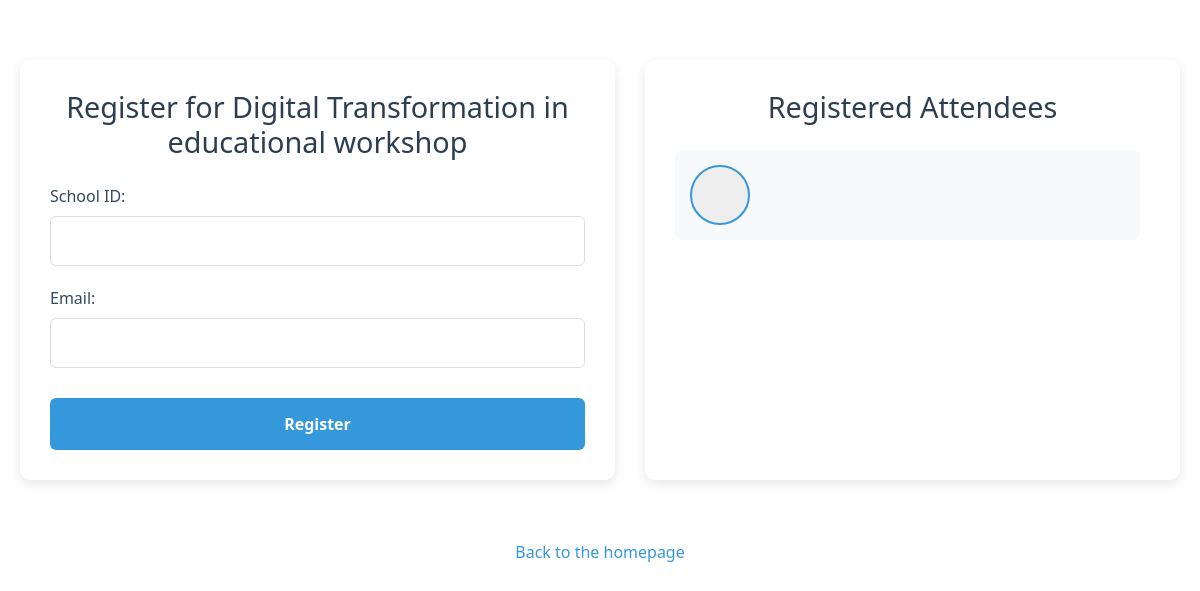
Page /webinar/register/14/ on the earlier database version.
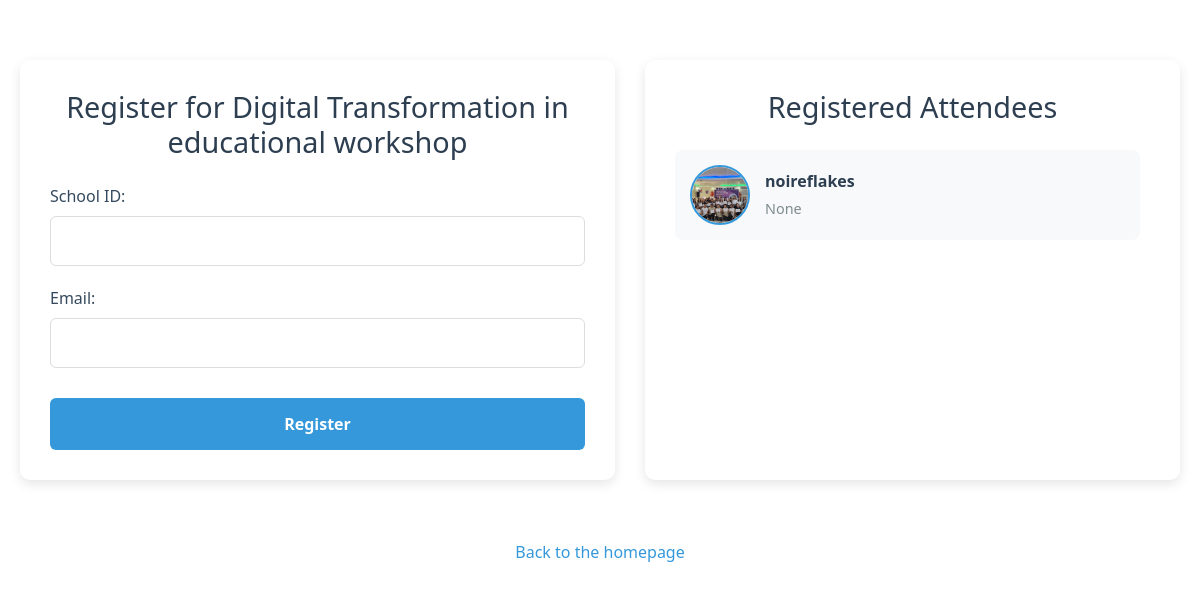
Same page on the later database version.
### webinar/models.py (models this page shows)
class WebinarAttendees(models.Model):
    webinar=models.ForeignKey(Webinar, on_delete=models.CASCADE, related_name="attendees")
    user=models.ForeignKey(User, on_delete=models.CASCADE, related_name="attendees", null=True, blank=True)
    school_id=models.CharField(max_length=20, null=True)
    email=models.EmailField()

### login/models.py (models this page shows)
class UserProfile(models.Model):
    user=models.OneToOneField(User, on_delete=models.CASCADE, related_name='user_profile')
    img=models.ImageField(upload_to='UserProfile', null=True, blank=True , default='UserProfile/1.jpg')
    school_id=models.CharField(max_length=100, null=True, blank=True)
    number=models.CharField(max_length=100, null=True, blank=True)
    school=models.CharField(max_length=100, null=True, blank=True)

### webinar/views.py (the view, shortened to what this page needs)
# urls.py: path("register/<int:id>/", views.register, name="register"),
def register(request, id):
    webinar = get_object_or_404(Webinar, id=id)
    attendees = WebinarAttendees.objects.filter(webinar=webinar)
    return render(request, 'webinar/register.html', {
        'webinar': webinar,
        'attendees': attendees
    })

### webinar/templates/webinar/register.html (shortened to what this page needs)
{% extends "login/layout.html" %}
{% load static %}
{% block css %} <link rel="stylesheet" href="{% static 'webinar/css/register_attendees.css' %}"> {% endblock %}
{% block body %}
<div class="container-fluid registration-container">
    <form class="registration-form" action="{% url 'register' webinar.id %}" method="post">
        <h2 class="form-title">Register for {{ webinar.title }}</h2>
        <div class="form-group">
            <label for="school_id">School ID:</label>
            <input type="text" name="school_id" id="school_id" required>
        </div>
        <div class="form-group">
            <label for="email">Email:</label>
            <input type="email" name="email" id="email" required>
        </div>
        <input class="submit-button" type="submit" value="Register">
    </form>
    <div class="attendees-section">
        {% if attendees %}
        <div class="attendees-container">
            <h3 class="attendees-title">Registered Attendees</h3>
            <div class="attendees-list">
                {% for attendee in attendees %}
                <div class="attendee-card">
                    {% if attendee.user.user_profile.img.url %}
                    <img src="{{ attendee.user.user_profile.img.url }}" alt="{{ attendee.name }}" class="attendee-avatar">
                    {% else %}
                    <div class="attendee-avatar" style="background-color: #eee; display: flex; align-items: center; justify-content: center;">
                    </div>
                    {% endif %}
                    <div class="attendee-info">
                        <div class="attendee-name">{{ attendee.user.username }}</div>
                        <div class="attendee-id">{{ attendee.user.user_profile.school_id }}</div>
                    </div>
                </div>
                {% endfor %}
            </div>
        </div>
        {% endif %}
    </div>
</div>
<a href="{% url 'index' %}" class="back-link">Back to the homepage</a>
{% endblock %}

Differences in the rows shown:
added WebinarAttendees: user.user_profile.img (picture), user.username "noireflakes", user.user_profile.school_id "None"
